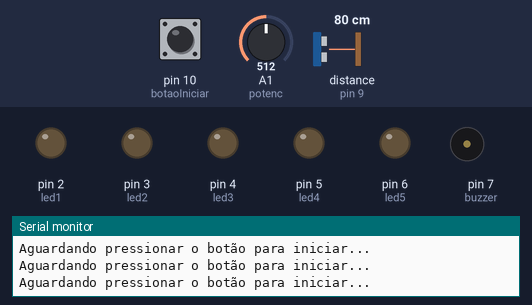
Recording of a sketch running on a simulated Arduino Uno, built with avr-gcc and run on an emulated ATmega328P. Shown: output pins drawn as LEDs (lit = HIGH), buzzer (waves = sounding), the last lines printed to the serial monitor. Dashed ring = blinking. The test bench sets the inputs (shaded band); at power-on: pin 10 (botaoIniciar) LOW, distance to the obstacle (sensor on pin 9) 80 cm, A1 (potenc) = 512. The echo pulse lasts 58.3 µs per cm; random numbers use the default seed unless the sketch sets one; pins used as bus, display or sensor lines are not drawn.

Above: at 1.2 s.
1.3 s: pin 10 (botaoIniciar) pulled HIGH for 0.15 s
At 3.3 s:
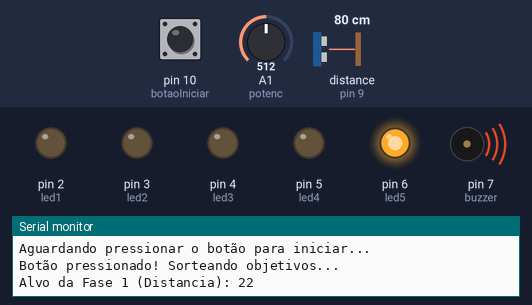
4.3 s: distance to the obstacle (sensor on pin 9) set to 39 cm
5.8 s: distance to the obstacle (sensor on pin 9) set to 32 cm
At 7.0 s:
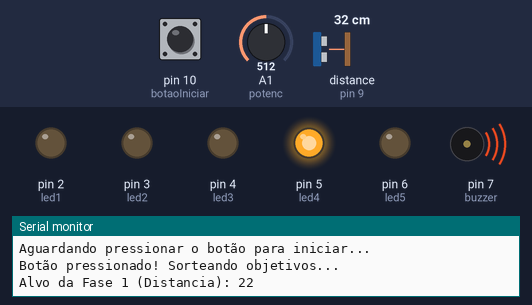
8.8 s: distance to the obstacle (sensor on pin 9) set to 24 cm
At 16.55 s:
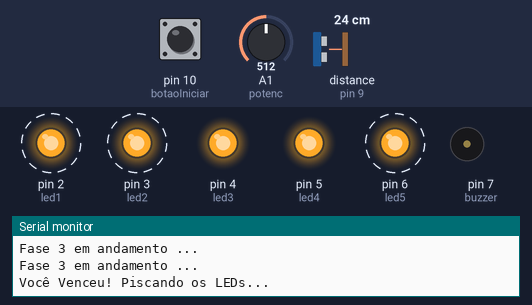
Timing chart, 0 to 18.5 s (numbered marks = the images above; inputs shaded):
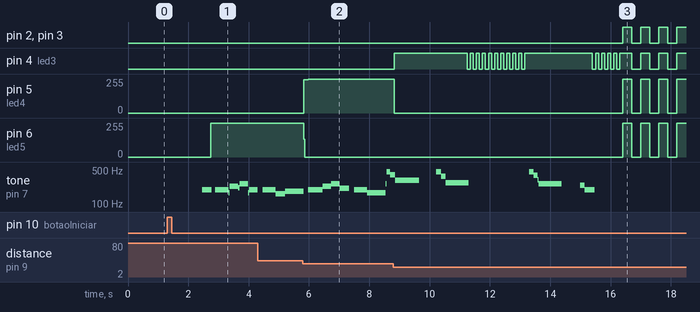

The sketch:

ProjetoMissaoImpossivel.ino
```cpp
// DECLARAÇÃO DAS PORTAS
const int led1 = 2;
const int led2 = 3;
const int led3 = 4;
const int led4 = 5;
const int led5 = 6;
const int buzzer = 7;
const int trig = 8;
const int echo = 9;
const int botaoIniciar = 10;
const int ldr = A0;
const int potenc = A1;

// DECLARANDO AS FASES DO JOGO
int faseAtual = 0;
const int faseInicio = 0;
const int fase1 = 1;
const int fase2 = 2;
const int fase3 = 3;
const int vitoria = 4;

// VARIÁVEIS PARA O FUNCIONAMENTO DO JOGO
int distanciaMao = 0;
int objetivoDistancia = 0;
int objetivoPotenciometro = 0;
int unidades = 5;
int valorLDR = 0;
int valorPotenciometro = 0;
bool estavaNoVerde = false;
bool estavaNoNumeroCerto = false;
unsigned long tempoInicialNoVerde = 0;
unsigned long tempoInicioPotenciometro = 0;
int diferencaAlvoPotenciometro = 0;
int diferencaAlvo = 0;
int length = 33; // the number of notes
char notes[] = "i iyci ipoi iyci ipozgd zgr zgc tc "; // a space represents a rest
int beats[] = {2,1,3,2,2,2,1,3,2,2,2,1,3,2,2,2,1,3,2,2,1,1,5,4,1,1,5,4,1,1,5,4,1,1,4};
int tempo = 150;

// VARIÁVEIS DA MÚSICA SEM TRAVAR O JOGO
int notaAtual = 0;
unsigned long tempoInicioNota = 0;
unsigned long duracaoNotaAtual = 0;
bool notaTocando = false;

void setup() {
  Serial.begin(9600);

  pinMode(led1, OUTPUT);
  pinMode(led2, OUTPUT);
  pinMode(led3, OUTPUT);
  pinMode(led4, OUTPUT);
  pinMode(led5, OUTPUT);
  pinMode(buzzer, OUTPUT);

  pinMode(trig, OUTPUT);
  pinMode(echo, INPUT);

  pinMode(ldr, INPUT);
  pinMode(potenc, INPUT);
  pinMode(botaoIniciar, INPUT);

  randomSeed(analogRead(A3));
}

void playTone(int tone, int duration) {
  for (long i = 0; i < duration * 1000L; i += tone * 2) {
    digitalWrite(buzzer, HIGH);
    delayMicroseconds(tone);
    digitalWrite(buzzer, LOW);
    delayMicroseconds(tone);
  }
}

void playNote(char note, int duration) {
  char names[] = {'p','o','i','u','y','t','c','r','d','e','f','w','g','a','z','b','q', 'C', 'D','E','F','l','G','A','k','B'};
  int tones[] = {2864,2702,2551,2273,2146,2024,1915,1805,1700,1519,1432,1351,1275,1136,1073,1014,956,919,850,760,716,676,638,568,536,507};

  for (int i = 0; i < 26; i++) {
    if (names[i] == note) {
      playTone(tones[i], duration);
    }
  }
}

// Nova versão da música usando millis() para não travar as fases
void gerenciarMusicaDeFundo() {
  // Só toca música se o jogo já tiver começado (Fase 1, 2 ou 3)
  if (faseAtual != fase1 && faseAtual != fase2 && faseAtual != fase3) {
    notaTocando = false;
    return;
  }

  if (!notaTocando) {
    duracaoNotaAtual = beats[notaAtual] * tempo;
    tempoInicioNota = millis();
    notaTocando = true;

    if (notes[notaAtual] != ' ') {
      // Toca a nota atual (como playTone usa delay interno, o som sai correto)
      playNote(notes[notaAtual], duracaoNotaAtual);
    }
  }

  // Verifica se o tempo da nota atual (ou do silêncio) já acabou
  if (millis() - tempoInicioNota >= duracaoNotaAtual) {
    notaTocando = false;
    notaAtual++; // Passa para a próxima nota

    // Se a música acabar, recomeça do início (Loop)
    if (notaAtual >= length) {
      notaAtual = 0;
    }
  }
}

// Fase 1 = O sensor ultrassonico
int faseLeituraMao() {
  digitalWrite(trig, LOW);
  delayMicroseconds(2);
  digitalWrite(trig, HIGH);
  delayMicroseconds(10);
  digitalWrite(trig, LOW);

  long duracao = pulseIn(echo, HIGH, 30000);
  return (duracao * 0.0343) / 2;
}

void objetivoDistanciaMao(){
  objetivoDistancia = random(8, 23);
}

void fase1DistanciaDaMao() {
  distanciaMao = faseLeituraMao();
  diferencaAlvo = distanciaMao - objetivoDistancia;

  digitalWrite (led1, LOW);
  digitalWrite (led2, LOW);
  digitalWrite (led3, LOW);
  digitalWrite (led4, LOW);
  digitalWrite (led5, LOW);

  if (diferencaAlvo < -12.0){
    digitalWrite(led1, HIGH);
    estavaNoVerde = false;
  }
  else if (diferencaAlvo >= -12.0 && diferencaAlvo <= -3.1){
    digitalWrite(led2, HIGH);
    estavaNoVerde = false;
  }
  else if (diferencaAlvo >= -3.0 && diferencaAlvo <= 3.0){
    digitalWrite(led3, HIGH);

    if (estavaNoVerde == false){
      estavaNoVerde = true;
      tempoInicialNoVerde = millis();
    }
    else {
      unsigned long tempoPassado = millis() - tempoInicialNoVerde;

      if (tempoPassado >= 2000) {
        for (int i = 0; i < 5; i++){
          digitalWrite(led3, LOW);
          delay(100);
          digitalWrite(led3, HIGH);
          delay(100);
        }
        objetivoPosicaoPotenciometro();
        faseAtual = fase2;
        estavaNoVerde = false;
      }
    }
  }
  else if (diferencaAlvo >= 3.1 && diferencaAlvo <= 12.0) {
    digitalWrite(led4, HIGH);
    estavaNoVerde = false;
  }
  else {
    digitalWrite (led5, HIGH);
    estavaNoVerde = false;
  }
}

// Fase 2 = O Fotorresistor (LDR)
void fase2Iluminacao(){
  valorLDR = analogRead(ldr);
  Serial.println(valorLDR);
  digitalWrite(led1, LOW);
  digitalWrite(led2, LOW);
  digitalWrite(led4, LOW);

  if (valorLDR <= 550) {
    for (int i = 0; i < 5; i++){
      digitalWrite(led3, LOW);
      delay(100);
      digitalWrite(led3, HIGH);
      delay(100);
    }
    faseAtual = fase3;
  }
  else {
    digitalWrite(led5, HIGH);
    digitalWrite(led3, LOW);
  }
}

// Fase 3 = O Potenciometro
void objetivoPosicaoPotenciometro(){
  objetivoPotenciometro = random(100, 1000);
}

void faseLeituraPotenciometro(){
  valorPotenciometro = analogRead (potenc);
}

void fase3PosicaoPotenciometro(){
  faseLeituraPotenciometro();
  diferencaAlvoPotenciometro = valorPotenciometro - objetivoPotenciometro;

  digitalWrite(led1, LOW);
  digitalWrite(led2, LOW);
  digitalWrite(led3, LOW);
  digitalWrite(led4, LOW);
  digitalWrite(led5, LOW);

  if (diferencaAlvoPotenciometro < -250){
    digitalWrite(led1, HIGH);
    estavaNoNumeroCerto = false;
  }
  else if (diferencaAlvoPotenciometro >= -250 && diferencaAlvoPotenciometro <= -31) {
    digitalWrite(led2, HIGH);
    estavaNoNumeroCerto = false;
  }
  else if (diferencaAlvoPotenciometro >= -30 && diferencaAlvoPotenciometro <= 30) {
    digitalWrite(led3, HIGH);

    if (estavaNoNumeroCerto == false) {
      estavaNoNumeroCerto = true;
      tempoInicioPotenciometro  = millis();
    }
    else {
      unsigned long tempoPassadoPotenciometro = millis() - tempoInicioPotenciometro;

      if (tempoPassadoPotenciometro >= 2000) {
         for(int i = 0; i < 5; i++){
          digitalWrite(led3, LOW);
          delay(100);
          digitalWrite(led3, HIGH);
          delay(100);
        }
        faseAtual = vitoria;
        estavaNoNumeroCerto = false;
      }
    }
  }
  else if (diferencaAlvoPotenciometro >= 31 && diferencaAlvoPotenciometro <= 250) {
    digitalWrite(led4, HIGH);
    estavaNoNumeroCerto = false;
  }
  else {
    digitalWrite(led5, HIGH);
    estavaNoNumeroCerto = false;
  }
}

//Fazendo o jogo funcionar
void loop() {
  // CHAMA A MÚSICA CONSTANTEMENTE NO LOOP
  gerenciarMusicaDeFundo();

  switch (faseAtual) {

    case faseInicio:
      notaAtual = 0; // Reinicia a música para começar do início na próxima partida
      Serial.println("Aguardando pressionar o botão para iniciar...");

      if (digitalRead(botaoIniciar) == HIGH) {
        Serial.println("Botão pressionado! Sorteando objetivos...");

        objetivoDistanciaMao();
        Serial.print("Alvo da Fase 1 (Distancia): ");
        Serial.println(objetivoDistancia);

        delay(1000);
        faseAtual = fase1;
      }
      break;

    case fase1:
      fase1DistanciaDaMao();
      break;

    case fase2:
      Serial.println("Fase 2 em andamento ...");
      fase2Iluminacao();
      break;

    case fase3:
      Serial.println("Fase 3 em andamento ...");
      fase3PosicaoPotenciometro();
      break;

    case vitoria:
      Serial.println("Você Venceu! Piscando os LEDs...");

      for (int i = 0; i < 5; i++) {
        digitalWrite(led1, HIGH);
        digitalWrite(led2, HIGH);
        digitalWrite(led3, HIGH);
        digitalWrite(led4, HIGH);
        digitalWrite(led5, HIGH);
        delay(300);

        digitalWrite(led1, LOW);
        digitalWrite(led2, LOW);
        digitalWrite(led3, LOW);
        digitalWrite(led4, LOW);
        digitalWrite(led5, LOW);
        delay(300);
      }

      Serial.println("Fim da comemoração. Reiniciando o jogo...");
      delay(2000);

      faseAtual = faseInicio;
      break;
  }
}
```

Measured:
- the behaviour switches between 36 and 35 cm on distance to the obstacle (sensor on pin 9) (found by bisection; images 1 and 2)
- the behaviour switches between 27 and 26 cm on distance to the obstacle (sensor on pin 9) (found by bisection; images 2 and 3)
- after the input at 1.3 s, pin 6 (led5): 0/255 → 254/255 after 1.4 s, → 255/255 0.20 s later; tone on pin 7 (buzzer): plays 196 Hz for 0.32 s, 196 Hz for 0.44 s, 172 Hz for 0.04 s, 233 Hz for 0.28 s, 214 Hz for 0.04 s, 261 Hz for 0.28 s … (8 notes in this stretch), starting after 1.2 s
- after the input at 5.8 s, pin 5 (led4): 0/255 → 251/255 at once, → 255/255 0.16 s later; pin 6 (led5): 255/255 → 0/255 at once
- after the input at 8.8 s, pin 2 (led1), pin 3 (led2): alternates HIGH for 0.30 s and LOW for 0.30 s, starting after 7.6 s
